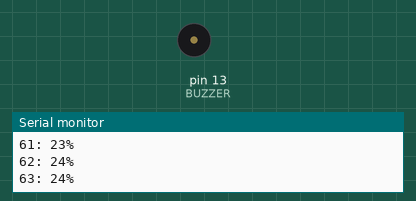
The sketch below on a simulated Arduino Uno, built with avr-gcc and run on an emulated ATmega328P. Shown: buzzer (waves = sounding, pin HIGH), the last lines printed to the serial monitor.

Above: at 6.4 s.
At 25.6 s:
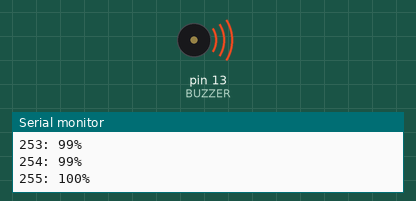
Timing chart, 0 to 33.4 s (numbered marks = the images above):
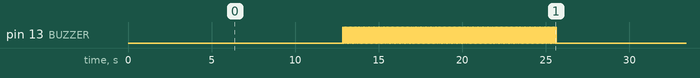

The sketch:

buzzo_activo.ino
```cpp
int BUZZER = 13;
int i;

void setup(){
  pinMode(BUZZER, OUTPUT);
  Serial.begin(9600);
}

void loop(){
  for(i=0; i<=255; i++){
    Serial.print(i);
    Serial.print(": ");
    Serial.print ((i*100)/255);
    Serial.println("%");
    analogWrite(BUZZER, i);
    delay(50);
    analogWrite(BUZZER, 0);
    delay(50);
  }
}
```

Measured:
- by itself, pin 13 (BUZZER): repeats every 25.7 s: HIGH 0.05 s, LOW 12.9 s, 127 × (HIGH 0.05 s, LOW 0.05 s)
